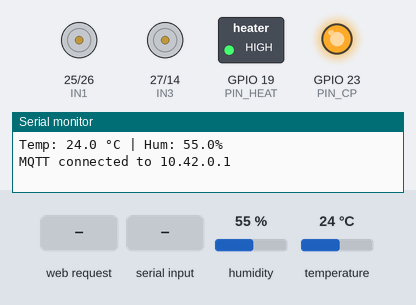
Simulated run of this sketch. Board: ESP32. On the bench: motor-driver pin pairs drawn as motors (green arrow = first pin HIGH = forward, orange = second pin HIGH = backward, longer = more drive, scaled by the enable pin), switched loads named in the sketch (green lamp = pin HIGH), output pins drawn as LEDs (lit = HIGH), the last lines printed to the serial monitor. The inputs (shaded band) are chosen by the test bench; at power-on: humidity 55 %, temperature 24 °C. WiFi joins after 1.5 s; servers stay silent unless stated; EEPROM starts erased; no MQTT or app messages arrive unless stated.

Above: at 2.7 s.
2.8 s: HTTP request GET /toggle?sp=toggle received
At 3.2 s:
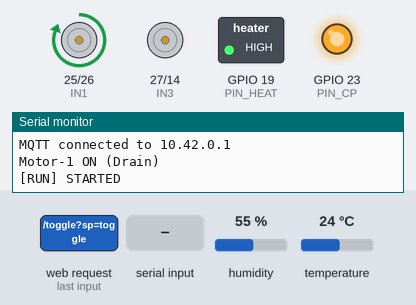
6.5 s: humidity set to 59 %
At 9.2 s:
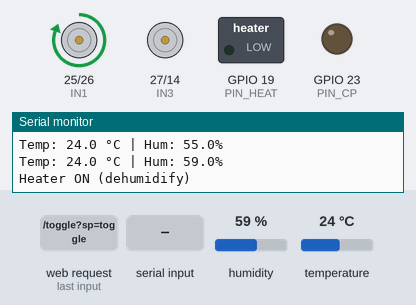
9.5 s: "set 90\n" received over Serial
At 10.8 s:
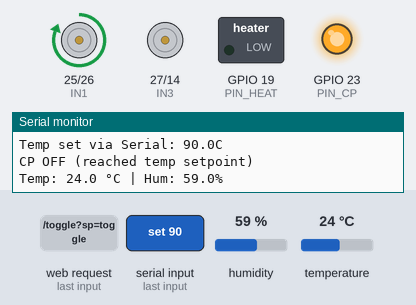
14.3 s: HTTP request GET /set?sp=1 received
At 15.7 s:
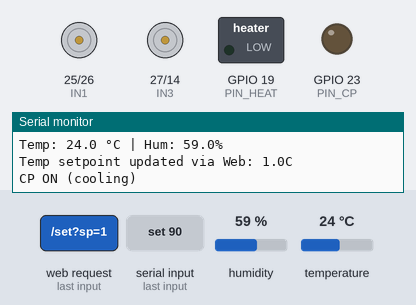
16.0 s: "hum 90\n" received over Serial
At 16.8 s:
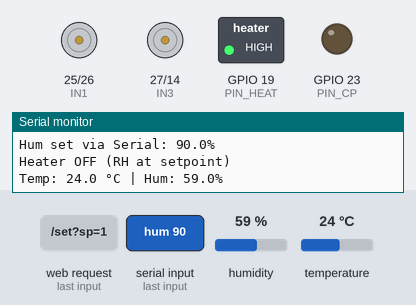
Timing chart, 0 to 64.3 s (numbered marks = the images above; inputs shaded):
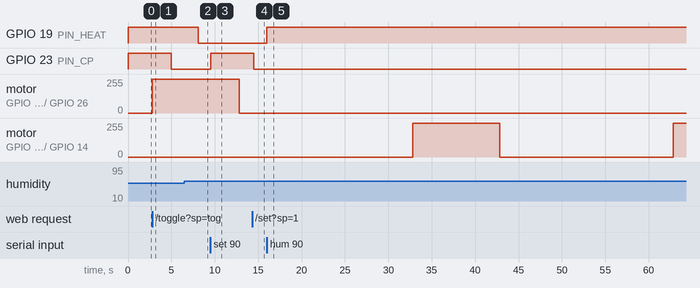

Measured:
- the behaviour switches between 57 and 58 % on humidity (found by bisection; images 1 and 2)
- after the input at 2.8 s, GPIO 23 (PIN_CP): HIGH → LOW after 2.2 s; motor on GPIO 25 (IN1) / GPIO 26 (IN2): stopped → forward 255/255 at once
- after the input at 6.5 s, GPIO 19 (PIN_HEAT): HIGH → LOW after 1.6 s
- after the input at 9.5 s, GPIO 23 (PIN_CP): LOW → HIGH at once
- after the input at 14.3 s, GPIO 23 (PIN_CP): HIGH → LOW after 0.21 s
- after the input at 16.0 s, GPIO 19 (PIN_HEAT): LOW → HIGH at once

The sketch:

motor_and_temp.ino
```cpp
#include <WiFi.h>
#include <WebServer.h>
#include <Wire.h>
#include <Adafruit_SHT4x.h>
#include <PubSubClient.h>
#include <ArduinoJson.h>
#include <Preferences.h>

// ---------- Wi-Fi (RPi hotspot) ----------
#define WIFI_SSID "snorlax"
#define WIFI_PASS "12345678"
#define AP_SSID   "ALMED-ESP32"
#define AP_PASS   "12345678"
WebServer server(80);

// ---------- SHT45 ----------
Adafruit_SHT4x sht4;
float filtTempC = NAN, filtHum = NAN;     // filtered (stable) readings
unsigned long lastSensorAt = 0;
const unsigned long SENSOR_PERIOD = 2000; // 2 s

// Glitch filter thresholds
const float TEMP_JUMP_MAX = 12.0; // ignore temp jumps > 12 °C
const float HUM_JUMP_MAX  = 18.0; // ignore RH jumps   > 18 %

// ---------- L298N / Motors ----------
#define IN1 25
#define IN2 26
#define ENA 33
#define IN3 27
#define IN4 14
#define ENB 32

const unsigned long M1_START_RUN = 10UL * 1000UL;
const unsigned long M1_POST_RUN  = 10UL * 1000UL;
const unsigned long M2_INTERVAL  = 30UL * 1000UL;    // TEST
const unsigned long M2_RUN_TIME  = 10UL * 1000UL;    // TEST

bool runState = false, m1Active = false, m2Active = false, shuttingDown = false;
unsigned long m1StopAt = 0, m2StopAt = 0, m2NextAt = 0;

// ---------- Relays (open-drain drive) ----------
// CP = compressor (temperature control)
#define PIN_CP 23
bool   cpOn = false;
float  tempSet = 22.0;               // °C
const float TEMP_DEADBAND = 1.0;     // °C
const unsigned long CP_MIN_OFF_MS = 5000;  // test timings
const unsigned long CP_MIN_ON_MS  = 3000;
unsigned long cpLastOnAt  = 0, cpLastOffAt = 0;

// HEATER = dehumidifier effect (humidity control)
#define PIN_HEAT 19
bool   heatOn = false;
float  humSet = 55.0;                // %RH
const float HUM_DEADBAND = 3.0;      // %RH
const unsigned long HEAT_MIN_OFF_MS = 5000; // test timings
const unsigned long HEAT_MIN_ON_MS  = 3000;
unsigned long heatLastOnAt  = 0, heatLastOffAt = 0;

// ---------- Ring buffers for logs (last 10) ----------
const int LOG_MAX = 10;
String tempBuf[LOG_MAX]; int tempHead = -1; int tempCount = 0;
String motorBuf[LOG_MAX]; int motorHead = -1; int motorCount = 0;

void pushTempHTML(const String& line)  { tempHead  = (tempHead  + 1) % LOG_MAX; tempBuf[tempHead]  = line; if (tempCount  < LOG_MAX) tempCount++; }
void pushMotorHTML(const String& line) { motorHead = (motorHead + 1) % LOG_MAX; motorBuf[motorHead] = line; if (motorCount < LOG_MAX) motorCount++; }
String renderNewestFirst(String buf[], int head, int cnt){
  if (cnt == 0) return "—";
  String out; for (int i=0;i<cnt;i++){ int idx=head-i; if(idx<0) idx+=LOG_MAX; out += buf[idx] + "<br>"; } return out;
}

// ---------- MQTT ----------
WiFiClient espNet;
PubSubClient mqtt(espNet);

const char* MQTT_USER = "almed";
const char* MQTT_PASS = "Almed1234$";
const uint16_t MQTT_PORT = 1883;

const char* ORG  = "almed";
const char* SITE = "hospitalA";
const char* ROOM = "icu1";
const char* AHU  = "ahu-01";

String baseTopic()        { return String(ORG)+"/ahu/"+SITE+"/"+ROOM+"/"+AHU; }
String tTelemetry()       { return baseTopic()+"/telemetry"; }
String tLog()             { return baseTopic()+"/log"; }
String tState()           { return baseTopic()+"/state"; }
String tCmd()             { return baseTopic()+"/cmd"; }
String tStatus()          { return baseTopic()+"/status"; }

unsigned long lastMqttAttempt = 0;
IPAddress brokerIP;

// ---------- Preferences ----------
Preferences prefs;

// ---------- Forward declarations ----------
void handleRoot();
void handleToggle();
void handleSet();     // temp setpoint
void handleSetHum();  // humidity setpoint

// ---------- Logging ----------
void mqttPublishLog(const char* level, const String& msg){
  if(!mqtt.connected()) return;
  StaticJsonDocument<240> doc;
  doc["ts"]  = millis();
  doc["lvl"] = level;
  doc["msg"] = msg;
  char buf[280];
  size_t n = serializeJson(doc, buf, sizeof(buf));
  mqtt.publish(tLog().c_str(), reinterpret_cast<const uint8_t*>(buf), n, false);
}
void motorLogMsg(const String& s){ Serial.println(s); pushMotorHTML(s); mqttPublishLog("INFO", s); }

// ---------- Motor helpers ----------
void m1_start(){ digitalWrite(IN1,HIGH); digitalWrite(IN2,LOW); digitalWrite(ENA,HIGH); m1Active=true;  motorLogMsg("Motor-1 ON (Drain)"); }
void m1_stop (){ digitalWrite(ENA,LOW);  digitalWrite(IN1,LOW);  digitalWrite(IN2,LOW);  m1Active=false; motorLogMsg("Motor-1 OFF"); }
void m2_start(){ digitalWrite(IN3,HIGH); digitalWrite(IN4,LOW); digitalWrite(ENB,HIGH); m2Active=true;  motorLogMsg("Motor-2 ON (Filter Clean)"); }
void m2_stop (){ digitalWrite(ENB,LOW);  digitalWrite(IN3,LOW);  digitalWrite(IN4,LOW);  m2Active=false; motorLogMsg("Motor-2 OFF"); }

// ---------- Relay writers (open-drain: LOW=ON, HIGH=OFF) ----------
inline void cpWrite(bool on){ digitalWrite(PIN_CP, on ? LOW : HIGH); }
inline void heatWrite(bool on){ digitalWrite(PIN_HEAT, on ? LOW : HIGH); }

// ---------- Controllers (gated by runState) ----------
void controlCP(float t){
  if (!runState){               // machine not running -> force OFF
    if (cpOn){ cpWrite(false); cpOn=false; cpLastOffAt=millis(); motorLogMsg("CP forced OFF (system STOPPED)"); }
    return;
  }
  if (isnan(t)) return;

  unsigned long now = millis();
  float onThresh  = tempSet + TEMP_DEADBAND;
  float offThresh = tempSet;

  if (!cpOn){
    if (t >= onThresh && (now - cpLastOffAt) >= CP_MIN_OFF_MS){
      cpWrite(true); cpOn = true; cpLastOnAt = now;
      motorLogMsg("CP ON (cooling)");
    }
  } else {
    if (t <= offThresh && (now - cpLastOnAt) >= CP_MIN_ON_MS){
      cpWrite(false); cpOn = false; cpLastOffAt = now;
      motorLogMsg("CP OFF (reached temp setpoint)");
    }
  }
}

void controlHeater(float h){
  if (!runState){               // machine not running -> force OFF
    if (heatOn){ heatWrite(false); heatOn=false; heatLastOffAt=millis(); motorLogMsg("Heater forced OFF (system STOPPED)"); }
    return;
  }
  if (isnan(h)) return;

  unsigned long now = millis();
  float onThresh  = humSet + HUM_DEADBAND;  // ON when RH above set+db (to dehumidify)
  float offThresh = humSet;                 // OFF when RH back to set

  if (!heatOn){
    if (h >= onThresh && (now - heatLastOffAt) >= HEAT_MIN_OFF_MS){
      heatWrite(true); heatOn = true; heatLastOnAt = now;
      motorLogMsg("Heater ON (dehumidify)");
    }
  } else {
    if (h <= offThresh && (now - heatLastOnAt) >= HEAT_MIN_ON_MS){
      heatWrite(false); heatOn = false; heatLastOffAt = now;
      motorLogMsg("Heater OFF (RH at setpoint)");
    }
  }
}

// ---------- System control ----------
void startSystem(){
  if (shuttingDown) return;
  if (!runState){
    runState = true;
    if (!m1Active){ m1_start(); m1StopAt = millis() + M1_START_RUN; }
    m2NextAt = millis() + M2_INTERVAL;
    motorLogMsg("[RUN] STARTED");
  }
}
void stopSystem(){
  if (!runState) return;
  runState = false;
  shuttingDown = true;
  motorLogMsg("[RUN] STOP requested → Shutdown Drain");
}
void toggleSystem(){ if (runState) stopSystem(); else startSystem(); }

// ---------- Telemetry / State ----------
void publishTelemetry(){
  if(!mqtt.connected()) return;
  StaticJsonDocument<384> doc;
  if(isnan(filtTempC)) doc["temp"] = nullptr; else doc["temp"] = filtTempC;
  if(isnan(filtHum))   doc["hum"]  = nullptr; else doc["hum"]  = filtHum;
  doc["m1"]  = m1Active;
  doc["m2"]  = m2Active;
  doc["run"] = runState;
  doc["cp"]  = cpOn;
  doc["heater"] = heatOn;
  doc["tempSet"] = tempSet;
  doc["humSet"]  = humSet;
  doc["ts"]  = millis();
  char buf[448];
  size_t n = serializeJson(doc, buf, sizeof(buf));
  mqtt.publish(tTelemetry().c_str(), reinterpret_cast<const uint8_t*>(buf), n, false);
}
void publishState(){
  if(!mqtt.connected()) return;
  StaticJsonDocument<320> doc;
  doc["run"]=runState; doc["m1"]=m1Active; doc["m2"]=m2Active;
  doc["cp"]=cpOn; doc["heater"]=heatOn;
  doc["tempSet"]=tempSet; doc["humSet"]=humSet;
  doc["ip"]=WiFi.localIP().toString();
  char buf[384];
  size_t n = serializeJson(doc, buf, sizeof(buf));
  mqtt.publish(tState().c_str(), reinterpret_cast<const uint8_t*>(buf), n, true); // retained
}

// ---------- Sensor read (with glitch filter) ----------
void readSensorIfDue(){
  unsigned long now = millis();
  if (now - lastSensorAt < SENSOR_PERIOD) return;
  lastSensorAt = now;

  sensors_event_t he, te;
  sht4.getEvent(&he, &te);

  bool got = (!isnan(te.temperature) && !isnan(he.relative_humidity));
  if (got){
    float newT = te.temperature;
    float newH = he.relative_humidity;

    bool acceptT = true, acceptH = true;

    if (!isnan(filtTempC)){
      if (fabs(newT - filtTempC) > TEMP_JUMP_MAX) acceptT = false;
    }
    if (!isnan(filtHum)){
      if (fabs(newH - filtHum) > HUM_JUMP_MAX) acceptH = false;
    }

    if (acceptT) { filtTempC = newT; }
    else { motorLogMsg("Temp glitch ignored: " + String(newT,1) + "C (kept " + String(filtTempC,1) + "C)"); }

    if (acceptH) { filtHum = newH; }
    else { motorLogMsg("Hum glitch ignored: " + String(newH,1) + "% (kept " + String(filtHum,1) + "%)"); }

    // visible log
    String line = "Temp: " + String((isnan(filtTempC)?newT:filtTempC),1) + " °C | Hum: " + String((isnan(filtHum)?newH:filtHum),1) + "%";
    Serial.println(line);
    pushTempHTML("Temp: " + String((isnan(filtTempC)?newT:filtTempC),1) + "&deg;C | Hum: " + String((isnan(filtHum)?newH:filtHum),1) + "%");
    mqttPublishLog("INFO", line);
    publishTelemetry();

  } else {
    Serial.println("SHT45 read failed");
    pushTempHTML("SHT45 read failed");
    mqttPublishLog("WARN", "SHT45 read failed");
  }
}

// ---------- HTML ----------
static const char PAGE_TMPL[] PROGMEM = R"rawliteral(
<!doctype html>
<html lang="en">
<head>
  <meta charset="UTF-8">
  <meta http-equiv="refresh" content="3">
  <meta name="viewport" content="width=device-width, initial-scale=1">
  <title>ALMED AHU</title>
  <style>
    body { font-family: Arial, sans-serif; background: #f7f9fa; color: #222; margin: 0; }
    .wrap { max-width: 1100px; margin: 16px auto; padding: 0 12px; }
    .row  { display: grid; grid-template-columns: 1fr 1fr; gap: 12px; margin-bottom: 12px; }
    .card { background: #fff; padding: 12px; border-radius: 10px; box-shadow: 0 2px 4px rgba(0,0,0,.1); }
    .btn  { padding: 10px 20px; border: none; border-radius: 8px; font-size: 16px; cursor: pointer; }
    .on   { background: #28a745; color: #fff; }
    .off  { background: #e74c3c; color: #fff; }
    .pill { padding: 4px 10px; border-radius: 999px; color: #fff; font-size: 12px; }
    .pill.run  { background: #28a745; }
    .pill.stop { background: #e74c3c; }
    .mono { font-family: ui-monospace, Consolas, Monaco, monospace; white-space: pre-wrap; }
    form.inline { display:flex; gap:8px; align-items:center; }
    input[type=number]{padding:8px;border:1px solid #ccc;border-radius:8px;width:90px;}
    @media (max-width: 900px) { .row { grid-template-columns: 1fr; } }
  </style>
</head>
<body>
  <div class="wrap">
    <div class="row">
      <div class="card">
        <h3>ALMED AHU</h3>
        <div>Status: %RUNSTATE%</div>
        <div>Motor-1 (Drain): <b>%M1%</b></div>
        <div>Motor-2 (Filter): <b>%M2%</b></div>
        <div>CP (Compressor): <b>%CP%</b></div>
        <div>Heater (Dehumidify): <b>%HEAT%</b></div>
        <div>Temp Set: <b>%TEMPSET%</b> &deg;C (db %TEMPDB%&deg;C)</div>
        <div>Hum Set: <b>%HUMSET%</b> %RH (db %HUMDB%%)</div>
        <div>Temp: <b>%TEMP%</b> &deg;C &nbsp; Humidity: <b>%HUM%</b> %</div>
        <br>
        <form action="/toggle"><button class="btn %BTNCLASS%">%BTNTEXT%</button></form>
        <br>
        <form class="inline" action="/set" method="get">
          <label>Temp Set (°C):</label>
          <input name="sp" type="number" step="0.1" min="1" max="100" value="%TEMPSET%">
          <button class="btn on" type="submit">Update</button>
        </form>
        <br>
        <form class="inline" action="/set_hum" method="get">
          <label>Hum Set (%RH):</label>
          <input name="hsp" type="number" step="0.5" min="10" max="90" value="%HUMSET%">
          <button class="btn on" type="submit">Update</button>
        </form>
      </div>
      <div class="card">
        <h3>Temperature Log (last 10)</h3>
        <div class="mono">%TEMPLOG%</div>
      </div>
    </div>

    <div class="row">
      <div class="card">
        <h3>Motor/CP/Heater Log (last 10)</h3>
        <div class="mono">%MOTORLOG%</div>
      </div>
      <div class="card">
        <h3>Notes</h3>
        <div class="mono">MQTT: {"setpoint": 23.5} and {"humset": 55}. Page refreshes every 3s.</div>
      </div>
    </div>
  </div>
</body>
</html>
)rawliteral";

String page(){
  String html = FPSTR(PAGE_TMPL);
  html.replace("%RUNSTATE%", runState ? "<span class='pill run'>RUNNING</span>" : "<span class='pill stop'>STOPPED</span>");
  html.replace("%M1%", m1Active ? "ON" : "OFF");
  html.replace("%M2%", m2Active ? "ON" : "OFF");
  html.replace("%CP%", cpOn ? "ON" : "OFF");
  html.replace("%HEAT%", heatOn ? "ON" : "OFF");
  html.replace("%TEMPSET%", String(tempSet,1));
  html.replace("%TEMPDB%", String(TEMP_DEADBAND,1));
  html.replace("%HUMSET%", String(humSet,1));
  html.replace("%HUMDB%", String(HUM_DEADBAND,1));
  html.replace("%TEMP%", isnan(filtTempC) ? "--" : String(filtTempC,1));
  html.replace("%HUM%",  isnan(filtHum)   ? "--" : String(filtHum,1));
  html.replace("%BTNCLASS%", runState ? "off" : "on");
  html.replace("%BTNTEXT%", runState ? "STOP" : "START");
  html.replace("%TEMPLOG%", renderNewestFirst(tempBuf, tempHead, tempCount));
  html.replace("%MOTORLOG%", renderNewestFirst(motorBuf, motorHead, motorCount));
  return html;
}

// ---------- Web handlers ----------
void handleRoot(){ server.send(200,"text/html; charset=utf-8", page()); }
void handleToggle(){ toggleSystem(); server.sendHeader("Location","/"); server.send(303); }
void handleSet(){  // temperature setpoint
  if (server.hasArg("sp")){
    float sp = server.arg("sp").toFloat();
    if (sp >= 1 && sp <= 100){
      tempSet = sp;
      prefs.putFloat("tempSet", tempSet);
      motorLogMsg("Temp setpoint updated via Web: " + String(tempSet,1) + "C");
      publishState();
    }
  }
  server.sendHeader("Location","/");
  server.send(303);
}
void handleSetHum(){  // humidity setpoint
  if (server.hasArg("hsp")){
    float hs = server.arg("hsp").toFloat();
    if (hs >= 10 && hs <= 90){
      humSet = hs;
      prefs.putFloat("humSet", humSet);
      motorLogMsg("Hum setpoint updated via Web: " + String(humSet,1) + "%");
      publishState();
    }
  }
  server.sendHeader("Location","/");
  server.send(303);
}

// ---------- Wi-Fi ----------
void startWeb(){
  server.on("/ping", [](){ server.send(200, "text/plain", "pong"); });
  server.on("/", handleRoot);
  server.on("/toggle", handleToggle);
  server.on("/set", handleSet);
  server.on("/set_hum", handleSetHum);
  server.onNotFound([](){ server.send(404, "text/plain", "not found"); });
  server.begin();
}
void initWiFi(){
  WiFi.mode(WIFI_STA);
  WiFi.begin(WIFI_SSID, WIFI_PASS);
  Serial.print("Wi-Fi connecting");
  unsigned long t0 = millis();
  while (WiFi.status()!=WL_CONNECTED && millis()-t0<10000){ delay(250); Serial.print("."); }
  if (WiFi.status()==WL_CONNECTED){
    Serial.print("\nWi-Fi OK, IP: "); Serial.println(WiFi.localIP());
    motorLogMsg("Wi-Fi Connected, IP: " + WiFi.localIP().toString());
  } else {
    Serial.println("\nWi-Fi STA failed, starting AP...");
    WiFi.mode(WIFI_AP); WiFi.softAP(AP_SSID, AP_PASS);
    IPAddress ip = WiFi.softAPIP();
    Serial.print("AP SSID: "); Serial.println(AP_SSID);
    Serial.print("AP IP  : "); Serial.println(ip);
    motorLogMsg("AP Mode: " + String(AP_SSID) + " IP: " + ip.toString());
  }
  startWeb();
}

// ---------- MQTT ----------
void onMqttMessage(char* topic, byte* payload, unsigned int len){
  StaticJsonDocument<256> doc;
  if (deserializeJson(doc, payload, len)) return;

  if (doc["start"])  startSystem();
  if (doc["stop"])   stopSystem();
  if (doc["toggle"]) toggleSystem();

  if (doc.containsKey("setpoint")){
    float sp = doc["setpoint"];
    if (sp >= 1 && sp <= 100){
      tempSet = sp; prefs.putFloat("tempSet", tempSet);
      motorLogMsg("Temp setpoint via MQTT: " + String(tempSet,1) + "C");
      publishState();
    }
  }
  if (doc.containsKey("humset")){
    float hs = doc["humset"];
    if (hs >= 10 && hs <= 90){
      humSet = hs; prefs.putFloat("humSet", humSet);
      motorLogMsg("Hum setpoint via MQTT: " + String(humSet,1) + "%");
      publishState();
    }
  }
}

void ensureMqtt(){
  if(mqtt.connected()) return;
  unsigned long now = millis();
  if(now - lastMqttAttempt < 2000) return;
  lastMqttAttempt = now;

  brokerIP.fromString("10.42.0.1"); // Pi hotspot
  mqtt.setServer(brokerIP, MQTT_PORT);
  mqtt.setCallback(onMqttMessage);

  String clientId = String(AHU)+"-"+String((uint32_t)ESP.getEfuseMac(), HEX);
  bool ok = mqtt.connect(clientId.c_str(),
                         MQTT_USER, MQTT_PASS,
                         tStatus().c_str(), 1, true, "offline");
  if(ok){
    mqtt.publish(tStatus().c_str(), "online", true);   // retained
    mqtt.subscribe(tCmd().c_str(), 1);
    motorLogMsg("MQTT connected to " + brokerIP.toString());
    publishState();
  }else{
    motorLogMsg("MQTT connect failed");
  }
}

// ---------- Serial command ----------
String serialBuf;
void handleSerial(){
  while (Serial.available()){
    char ch = Serial.read();
    if (ch == '\r' || ch == '\n'){
      serialBuf.trim();
      serialBuf.toLowerCase();
      if (serialBuf == "start")  startSystem();
      else if (serialBuf == "stop")   stopSystem();
      else if (serialBuf == "toggle") toggleSystem();
      else if (serialBuf.startsWith("set ")){      // temp
        float sp = serialBuf.substring(4).toFloat();
        if (sp>=1 && sp<=100){ tempSet=sp; prefs.putFloat("tempSet",tempSet); motorLogMsg("Temp set via Serial: "+String(tempSet,1)+"C"); publishState(); }
      }
      else if (serialBuf.startsWith("hum ")){      // humidity
        float hs = serialBuf.substring(4).toFloat();
        if (hs>=10 && hs<=90){ humSet=hs; prefs.putFloat("humSet",humSet); motorLogMsg("Hum set via Serial: "+String(humSet,1)+"%"); publishState(); }
      }
      else if (serialBuf.length()) motorLogMsg("Unknown cmd: " + serialBuf);
      mqttPublishLog("INFO", String("> ") + serialBuf);
      serialBuf = "";
    } else {
      serialBuf += ch;
      if (serialBuf.length() > 64) serialBuf = serialBuf.substring(0,64);
    }
  }
}

// ---------- Setup ----------
void setup(){
  Serial.begin(115200);

  pinMode(IN1,OUTPUT); pinMode(IN2,OUTPUT); pinMode(ENA,OUTPUT);
  pinMode(IN3,OUTPUT); pinMode(IN4,OUTPUT); pinMode(ENB,OUTPUT);
  digitalWrite(ENA,LOW); digitalWrite(ENB,LOW);
  digitalWrite(IN1,LOW); digitalWrite(IN2,LOW);
  digitalWrite(IN3,LOW); digitalWrite(IN4,LOW);

  // Relays: open-drain so ESP32 only sinks current (safe for 5V-pulled IN)
  pinMode(PIN_CP, OUTPUT_OPEN_DRAIN);
  pinMode(PIN_HEAT, OUTPUT_OPEN_DRAIN);
  digitalWrite(PIN_CP, HIGH);    // OFF at boot
  digitalWrite(PIN_HEAT, HIGH);  // OFF at boot
  cpLastOffAt = millis();
  heatLastOffAt = millis();

  Wire.begin(21,22);
  if (!sht4.begin()){
    motorLogMsg("SHT45 not found!");
  } else {
    sht4.setPrecision(SHT4X_HIGH_PRECISION);
    sht4.setHeater(SHT4X_NO_HEATER);
    motorLogMsg("SHT45 ready");
  }

  prefs.begin("ahu", false);
  float sp = prefs.getFloat("tempSet", tempSet);
  if (sp>=1 && sp<=100) tempSet = sp;
  float hs = prefs.getFloat("humSet", humSet);
  if (hs>=10 && hs<=90) humSet = hs;

  initWiFi();
  motorLogMsg("Boot complete. Send 'start' in Serial or press START on web.");
}

// ---------- Loop ----------
void loop(){
  unsigned long now = millis();
  server.handleClient();
  handleSerial();
  readSensorIfDue();

  if (WiFi.status()==WL_CONNECTED){ ensureMqtt(); if(mqtt.connected()) mqtt.loop(); }

  // Always evaluate controls using filtered readings (but gated by runState)
  controlCP(filtTempC);
  controlHeater(filtHum);

  // Shutdown drain → only Motor-1 runs for its window
  if (shuttingDown){
    if (!m1Active){
      if (m2Active) m2_stop();
      m1_start();
      m1StopAt = now + M1_POST_RUN;
      motorLogMsg("Shutdown drain started (10s)");
      publishState();
    }
    if (m1Active && now >= m1StopAt){
      m1_stop();
      shuttingDown=false;
      motorLogMsg("System OFF");
      publishState();
    }
    delay(5); return;
  }

  // While RUNNING
  if (runState){
    if (m1Active && now >= m1StopAt) { m1_stop(); publishState(); }
    if (!m2Active && !m1Active && now >= m2NextAt){
      m2_start();
      m2StopAt = now + M2_RUN_TIME;
      m2NextAt = now + M2_INTERVAL;
      publishState();
    }
  }
  if (m2Active && now >= m2StopAt) { m2_stop(); publishState(); }

  delay(5);
}
```
